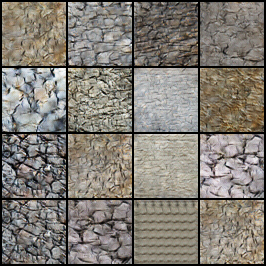
#> input picture examples/example_01.png, 266 x 266 px; its folder holds 2 pictures in this run
$ python format_input.py examples
#> lines starting #> are read from the running program, lines starting #| are printed output that depends on the picture
import sys, os, string, random, math
from PIL import Image, ImageEnhance


RESULT_FOLDER = "input"
RESULT_SIZE = 64
RESULT_CULLING = 0.3


def remove_files_from_folder(folder):
    for the_file in os.listdir(folder):
        file_path = os.path.join(folder, the_file)
        try:
            if os.path.isfile(file_path):
                os.unlink(file_path)
        except Exception as e:
            print(e)


def get_random_name(folder, extension, length=8):
    pool = string.ascii_letters + string.digits
    while True:
        rnd = [random.choice(pool) for _ in range(length)]
        name = os.path.join(folder, ''.join(rnd)+extension)
        if not os.path.exists(name):
            return name


def process_image(infile, output_folder, size, culling):
#> called with infile = 'examples/example_01.png', output_folder = 'input', size = 64, culling = 0.3
    if os.path.isfile(infile):
        try:
            image = Image.open(infile)
#> image is the input picture: PIL image 266x266 RGB; mean R, G, B 129.3, 124.2, 116.3
            for im in transform_image(image, size):
                if random.random() > culling:
                    output_image(im, output_folder)
#> this loop made 60 passes
#> outfile in output_image on passes 2, 4, 5, 6, 8, 9, 10, 11, 12, 13, 16, 17: 'input/6Y1t9EwL.png', 'input/NZq6ITZM.png', 'input/52RvEJgw.png', 'input/O6n9JEC3.png', 'input/0YQOaNF0.png', 'input/em6KopZ9.png', 'input/Cffu4G7F.png', 'input/Jv07In9Z.png', 'input/sCfMZyuK.png', 'input/cNQqEefR.png', 'input/IRz1THrH.png', 'input/8ALrCFQP.png'
#> pass 2, in output_image, `image = image.crop((pos[0], pos[1], pos[0]+size, pos[1]+size))`:
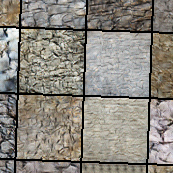
#> image: PIL image 173x173 RGB; mean R, G, B 138.1, 133.6, 125.4
#> pass 2, in output_image, `image.save(outfile, "PNG")`:
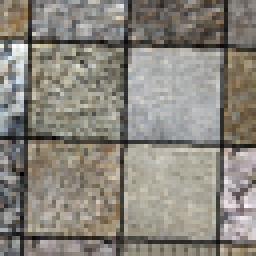
#> saved as 6Y1t9EwL.png: PIL image 64x64 RGB (shown 4 times larger); mean R, G, B 138.1, 133.6, 125.4
            print("Processed", os.path.basename(infile))
        except IOError:
            print("Could not process", os.path.basename(infile))


def transform_image(image, size):
    def get_variations(image):
        yield image
        yield ImageEnhance.Brightness(image).enhance(0.8)
        yield ImageEnhance.Color(image).enhance(0.8)
    def get_crops(image, size, num_var=5):
        min_dim = min(image.size)
        scale = max(0.5, math.sqrt(2)*size/min_dim*1.1)
        for _ in range(num_var):
            size = int(random.random()*min_dim*(1-scale)+min_dim*scale)
            pos = (random.randrange(0, image.size[0]-size), random.randrange(0, image.size[1]-size))
            yield image.crop((pos[0], pos[1], pos[0]+size, pos[1]+size))
    def get_transforms(image):
        yield image
        yield image.copy().transpose(Image.FLIP_LEFT_RIGHT)
    def get_rotations(image, max_rot=30):
        yield image
        size = image.size[0]/math.sqrt(2)
        offset = (image.size[0]-size)/2
        yield image.copy().rotate(-random.randint(-max_rot, max_rot)).crop((offset, offset, offset+size, offset+size))
    for im1 in get_variations(image):
        for im2 in get_transforms(im1):
            for im3 in get_crops(im2, size):
                for im4 in get_rotations(im3):
                    yield im4

def output_image(image, folder):
    outfile = get_random_name(folder, ".png")
    size = min(image.size)
    pos = ((image.size[0]-size)/2, (image.size[1]-size)/2)
    image = image.crop((pos[0], pos[1], pos[0]+size, pos[1]+size))
    image.thumbnail((RESULT_SIZE, RESULT_SIZE), Image.LANCZOS)
    image.save(outfile, "PNG")


def process_folder(folder):
    print("Cleaning Result Folder")
    os.makedirs(RESULT_FOLDER, exist_ok=True)
    remove_files_from_folder(RESULT_FOLDER)
    print("Processing images")
    for file_name in os.listdir(folder):
        process_image(os.path.join(folder, file_name), RESULT_FOLDER, RESULT_SIZE, RESULT_CULLING)
#> pass 2 of the loop in process_folder, `for file_name in os.listdir(folder):`:
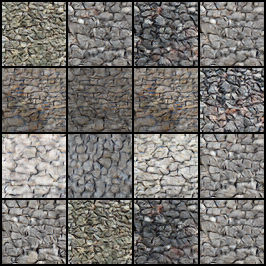
#> input picture examples/example_02.png, 266 x 266 px
#> in process_image, image is the input picture: PIL image 266x266 RGB; mean R, G, B 118.3, 115.2, 111.5
#> the loop in process_image (call 2), `for im in transform_image(image, size):` made 60 passes
#> outfile in output_image on passes 1, 3, 4, 5, 6, 7, 8, 9: 'input/HsC6FYLT.png', 'input/kBmwhe03.png', 'input/5HCWRmhF.png', 'input/ZnNjgmDy.png', 'input/jgMFjKzO.png', 'input/4u1FFOQ3.png', 'input/7oavT9V5.png', 'input/3qMYj1yL.png'
#> pass 1, in output_image (call 40), `image.save(outfile, "PNG")`:
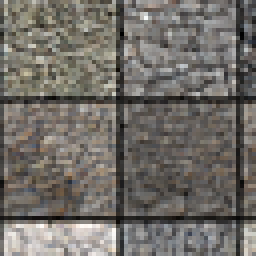
#> saved as HsC6FYLT.png: PIL image 64x64 RGB (shown 4 times larger); mean R, G, B 113.6, 109.6, 104.2
#> pass 3, in output_image (call 41), `image = image.crop((pos[0], pos[1], pos[0]+size, pos[1]+size))`:
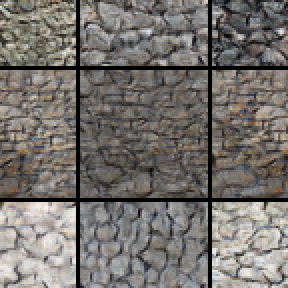
#> image: PIL image 144x144 RGB (shown 2 times larger); mean R, G, B 117.7, 113.9, 109.6


# Requires folder
if len(sys.argv) < 2:
    print("No folder specified!")
    print("Usage: %s <directory/with/images>"%sys.argv[0])
    print()
    print("This script takes an directory of images and processes them.")
    print(" The results are saved in the '%s' directory."%RESULT_FOLDER)
else:
    process_folder(sys.argv[1])
